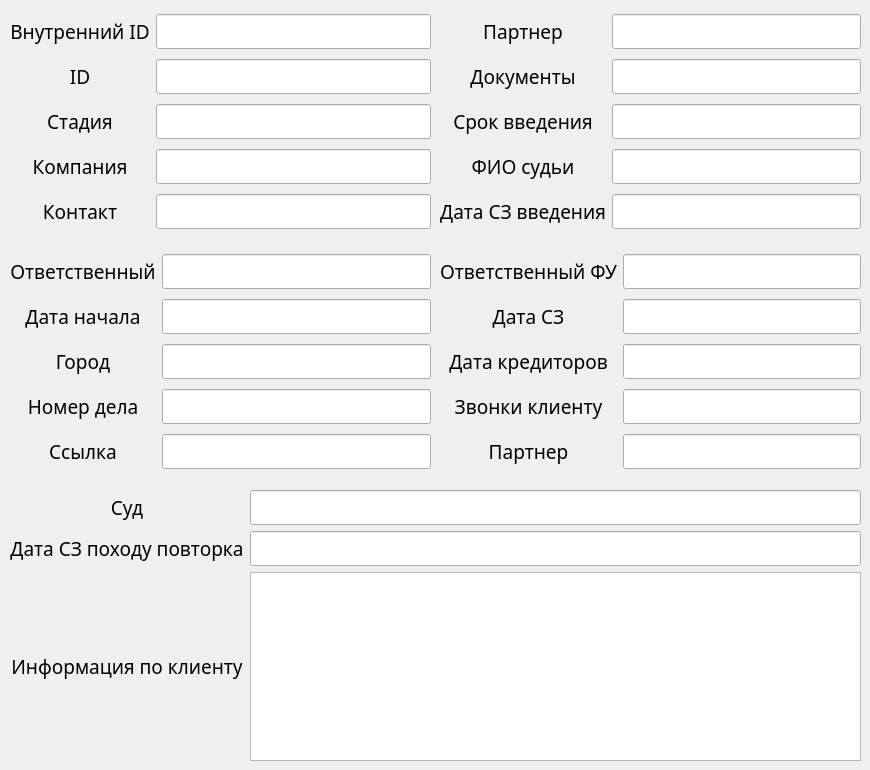
    <widget class="QWidget" name="tab">
     <attribute name="title">
      <string>Первая страничка</string>
     </attribute>
     <widget class="QWidget" name="gridLayoutWidget_7">
      <property name="geometry">
       <rect>
        <x>10</x>
        <y>10</y>
        <width>421</width>
        <height>226</height>
       </rect>
      </property>
      <layout class="QGridLayout" name="gridLayout_3">
       <item row="0" column="0">
        <widget class="QLabel" name="label_4">
         <property name="font">
          <font>
           <family>Century Gothic</family>
           <pointsize>14</pointsize>
          </font>
         </property>
         <property name="text">
          <string>Внутренний ID</string>
         </property>
         <property name="alignment">
          <set>Qt::AlignCenter</set>
         </property>
        </widget>
       </item>
       <item row="1" column="0">
        <widget class="QLabel" name="label_5">
         <property name="font">
          <font>
           <family>Century Gothic</family>
           <pointsize>14</pointsize>
          </font>
         </property>
         <property name="text">
          <string>ID</string>
         </property>
         <property name="alignment">
          <set>Qt::AlignCenter</set>
         </property>
        </widget>
       </item>
       <item row="2" column="0">
        <widget class="QLabel" name="label_6">
         <property name="font">
          <font>
           <family>Century Gothic</family>
           <pointsize>14</pointsize>
          </font>
         </property>
         <property name="text">
          <string>Стадия</string>
         </property>
         <property name="alignment">
          <set>Qt::AlignCenter</set>
         </property>
        </widget>
       </item>
       <item row="3" column="1">
        <widget class="QLineEdit" name="LC3">
         <property name="font">
          <font>
           <family>Century Gothic</family>
           <pointsize>14</pointsize>
          </font>
         </property>
         <property name="focusPolicy">
          <enum>Qt::StrongFocus</enum>
         </property>
        </widget>
       </item>
       <item row="2" column="1">
        <widget class="QLineEdit" name="LC2">
         <property name="font">
          <font>
           <family>Century Gothic</family>
           <pointsize>14</pointsize>
          </font>
         </property>
         <property name="focusPolicy">
          <enum>Qt::StrongFocus</enum>
         </property>
        </widget>
       </item>
       <item row="1" column="1">
        <widget class="QLineEdit" name="LC1">
         <property name="font">
          <font>
           <family>Century Gothic</family>
           <pointsize>14</pointsize>
          </font>
         </property>
         <property name="focusPolicy">
          <enum>Qt::StrongFocus</enum>
         </property>
        </widget>
       </item>
       <item row="0" column="1">
        <widget class="QLineEdit" name="LC0">
         <property name="font">
          <font>
           <family>Century Gothic</family>
           <pointsize>14</pointsize>
          </font>
         </property>
         <property name="focusPolicy">
          <enum>Qt::StrongFocus</enum>
         </property>
        </widget>
       </item>
       <item row="3" column="0">
        <widget class="QLabel" name="label_7">
         <property name="font">
          <font>
           <family>Century Gothic</family>
           <pointsize>14</pointsize>
          </font>
         </property>
         <property name="text">
          <string>Компания</string>
         </property>
         <property name="alignment">
          <set>Qt::AlignCenter</set>
         </property>
        </widget>
       </item>
       <item row="4" column="0">
        <widget class="QLabel" name="label_8">
         <property name="font">
          <font>
           <family>Century Gothic</family>
           <pointsize>14</pointsize>
          </font>
         </property>
         <property name="text">
          <string>Контакт</string>
         </property>
         <property name="alignment">
          <set>Qt::AlignCenter</set>
         </property>
        </widget>
       </item>
       <item row="4" column="1">
        <widget class="QLineEdit" name="LC4">
         <property name="font">
          <font>
           <family>Century Gothic</family>
           <pointsize>14</pointsize>
          </font>
         </property>
         <property name="focusPolicy">
          <enum>Qt::StrongFocus</enum>
         </property>
        </widget>
       </item>
      </layout>
     </widget>
     <widget class="QWidget" name="gridLayoutWidget_8">
      <property name="geometry">
       <rect>
        <x>10</x>
        <y>250</y>
        <width>421</width>
        <height>226</height>
       </rect>
      </property>
      <layout class="QGridLayout" name="gridLayout_8">
       <item row="2" column="1">
        <widget class="QLineEdit" name="LC7">
         <property name="font">
          <font>
           <family>Century Gothic</family>
           <pointsize>14</pointsize>
          </font>
         </property>
         <property name="focusPolicy">
          <enum>Qt::StrongFocus</enum>
         </property>
        </widget>
       </item>
       <item row="1" column="0">
        <widget class="QLabel" name="label_10">
         <property name="font">
          <font>
           <family>Century Gothic</family>
           <pointsize>14</pointsize>
          </font>
         </property>
         <property name="text">
          <string>Дата начала</string>
         </property>
         <property name="alignment">
          <set>Qt::AlignCenter</set>
         </property>
        </widget>
       </item>
       <item row="1" column="1">
        <widget class="QLineEdit" name="LC6">
         <property name="font">
          <font>
           <family>Century Gothic</family>
           <pointsize>14</pointsize>
          </font>
         </property>
         <property name="focusPolicy">
          <enum>Qt::StrongFocus</enum>
         </property>
        </widget>
       </item>
       <item row="0" column="0">
        <widget class="QLabel" name="label_9">
         <property name="font">
          <font>
           <family>Century Gothic</family>
           <pointsize>14</pointsize>
          </font>
         </property>
         <property name="text">
          <string>Ответственный</string>
         </property>
         <property name="alignment">
          <set>Qt::AlignCenter</set>
         </property>
        </widget>
       </item>
       <item row="3" column="1">
        <widget class="QLineEdit" name="LC8">
         <property name="font">
          <font>
           <family>Century Gothic</family>
           <pointsize>14</pointsize>
          </font>
         </property>
         <property name="focusPolicy">
          <enum>Qt::StrongFocus</enum>
         </property>
        </widget>
       </item>
       <item row="3" column="0">
        <widget class="QLabel" name="label_12">
         <property name="font">
          <font>
           <family>Century Gothic</family>
           <pointsize>14</pointsize>
          </font>
         </property>
         <property name="text">
          <string>Номер дела</string>
         </property>
         <property name="alignment">
          <set>Qt::AlignCenter</set>
         </property>
        </widget>
       </item>
       <item row="4" column="1">
        <widget class="QLineEdit" name="LC9">
         <property name="font">
          <font>
           <family>Century Gothic</family>
           <pointsize>14</pointsize>
          </font>
         </property>
         <property name="focusPolicy">
          <enum>Qt::StrongFocus</enum>
         </property>
         <property name="layoutDirection">
          <enum>Qt::RightToLeft</enum>
         </property>
        </widget>
       </item>
       <item row="4" column="0">
        <widget class="QLabel" name="label_13">
         <property name="font">
          <font>
           <family>Century Gothic</family>
           <pointsize>14</pointsize>
          </font>
         </property>
         <property name="text">
          <string>Ссылка</string>
         </property>
         <property name="alignment">
          <set>Qt::AlignCenter</set>
         </property>
        </widget>
       </item>
       <item row="0" column="1">
        <widget class="QLineEdit" name="LC5">
         <property name="font">
          <font>
           <family>Century Gothic</family>
           <pointsize>14</pointsize>
          </font>
         </property>
         <property name="focusPolicy">
          <enum>Qt::StrongFocus</enum>
         </property>
        </widget>
       </item>
       <item row="2" column="0">
        <widget class="QLabel" name="label_11">
         <property name="font">
          <font>
           <family>Century Gothic</family>
           <pointsize>14</pointsize>
          </font>
         </property>
         <property name="text">
          <string>Город</string>
         </property>
         <property name="alignment">
          <set>Qt::AlignCenter</set>
         </property>
        </widget>
       </item>
      </layout>
     </widget>
     <widget class="QWidget" name="gridLayoutWidget_9">
      <property name="geometry">
       <rect>
        <x>440</x>
        <y>10</y>
        <width>421</width>
        <height>226</height>
       </rect>
      </property>
      <layout class="QGridLayout" name="gridLayout_9">
       <item row="0" column="0">
        <widget class="QLabel" name="label_14">
         <property name="font">
          <font>
           <family>Century Gothic</family>
           <pointsize>14</pointsize>
          </font>
         </property>
         <property name="text">
          <string>Партнер</string>
         </property>
         <property name="alignment">
          <set>Qt::AlignCenter</set>
         </property>
        </widget>
       </item>
       <item row="2" column="1">
        <widget class="QLineEdit" name="LC12">
         <property name="font">
          <font>
           <family>Century Gothic</family>
           <pointsize>14</pointsize>
          </font>
         </property>
         <property name="focusPolicy">
          <enum>Qt::StrongFocus</enum>
         </property>
        </widget>
       </item>
       <item row="3" column="0">
        <widget class="QLabel" name="label_17">
         <property name="font">
          <font>
           <family>Century Gothic</family>
           <pointsize>14</pointsize>
          </font>
         </property>
         <property name="text">
          <string>ФИО судьи</string>
         </property>
         <property name="alignment">
          <set>Qt::AlignCenter</set>
         </property>
        </widget>
       </item>
       <item row="2" column="0">
        <widget class="QLabel" name="label_16">
         <property name="font">
          <font>
           <family>Century Gothic</family>
           <pointsize>14</pointsize>
          </font>
         </property>
         <property name="text">
          <string>Срок введения</string>
         </property>
         <property name="alignment">
          <set>Qt::AlignCenter</set>
         </property>
        </widget>
       </item>
       <item row="3" column="1">
        <widget class="QLineEdit" name="LC13">
         <property name="font">
          <font>
           <family>Century Gothic</family>
           <pointsize>14</pointsize>
          </font>
         </property>
         <property name="focusPolicy">
          <enum>Qt::StrongFocus</enum>
         </property>
        </widget>
       </item>
       <item row="0" column="1">
        <widget class="QLineEdit" name="LC10">
         <property name="font">
          <font>
           <family>Century Gothic</family>
           <pointsize>14</pointsize>
          </font>
         </property>
         <property name="focusPolicy">
          <enum>Qt::StrongFocus</enum>
         </property>
        </widget>
       </item>
       <item row="4" column="0">
        <widget class="QLabel" name="label_18">
         <property name="font">
          <font>
           <family>Century Gothic</family>
           <pointsize>14</pointsize>
          </font>
         </property>
         <property name="text">
          <string>Дата СЗ введения</string>
         </property>
         <property name="alignment">
          <set>Qt::AlignCenter</set>
         </property>
        </widget>
       </item>
       <item row="4" column="1">
        <widget class="QLineEdit" name="LC14">
         <property name="font">
          <font>
           <family>Century Gothic</family>
           <pointsize>14</pointsize>
          </font>
         </property>
         <property name="focusPolicy">
          <enum>Qt::StrongFocus</enum>
         </property>
        </widget>
       </item>
       <item row="1" column="0">
        <widget class="QLabel" name="label_15">
         <property name="font">
          <font>
           <family>Century Gothic</family>
           <pointsize>14</pointsize>
          </font>
         </property>
         <property name="text">
          <string>Документы</string>
         </property>
         <property name="alignment">
          <set>Qt::AlignCenter</set>
         </property>
        </widget>
       </item>
       <item row="1" column="1">
        <widget class="QLineEdit" name="LC11">
         <property name="sizePolicy">
          <sizepolicy hsizetype="Ignored" vsizetype="Fixed">
           <horstretch>0</horstretch>
           <verstretch>0</verstretch>
          </sizepolicy>
         </property>
         <property name="font">
          <font>
           <family>Century Gothic</family>
           <pointsize>14</pointsize>
          </font>
         </property>
         <property name="focusPolicy">
          <enum>Qt::StrongFocus</enum>
         </property>
         <property name="layoutDirection">
          <enum>Qt::RightToLeft</enum>
         </property>
        </widget>
       </item>
      </layout>
     </widget>
     <widget class="QWidget" name="gridLayoutWidget_10">
      <property name="geometry">
       <rect>
        <x>440</x>
        <y>250</y>
        <width>421</width>
        <height>226</height>
       </rect>
      </property>
      <layout class="QGridLayout" name="gridLayout_10">
       <item row="4" column="1">
        <widget class="QLineEdit" name="LC19">
         <property name="font">
          <font>
           <family>Century Gothic</family>
           <pointsize>14</pointsize>
          </font>
         </property>
         <property name="focusPolicy">
          <enum>Qt::StrongFocus</enum>
         </property>
        </widget>
       </item>
       <item row="2" column="1">
        <widget class="QLineEdit" name="LC17">
         <property name="font">
          <font>
           <family>Century Gothic</family>
           <pointsize>14</pointsize>
          </font>
         </property>
         <property name="focusPolicy">
          <enum>Qt::StrongFocus</enum>
         </property>
        </widget>
       </item>
       <item row="2" column="0">
        <widget class="QLabel" name="label_21">
         <property name="font">
          <font>
           <family>Century Gothic</family>
           <pointsize>14</pointsize>
          </font>
         </property>
         <property name="text">
          <string>Дата кредиторов</string>
         </property>
         <property name="alignment">
          <set>Qt::AlignCenter</set>
         </property>
        </widget>
       </item>
       <item row="1" column="1">
        <widget class="QLineEdit" name="LC16">
         <property name="font">
          <font>
           <family>Century Gothic</family>
           <pointsize>14</pointsize>
          </font>
         </property>
         <property name="focusPolicy">
          <enum>Qt::StrongFocus</enum>
         </property>
        </widget>
       </item>
       <item row="0" column="0">
        <widget class="QLabel" name="label_19">
         <property name="font">
          <font>
           <family>Century Gothic</family>
           <pointsize>14</pointsize>
          </font>
         </property>
         <property name="text">
          <string>Ответственный ФУ</string>
         </property>
         <property name="alignment">
          <set>Qt::AlignCenter</set>
         </property>
        </widget>
       </item>
       <item row="0" column="1">
        <widget class="QLineEdit" name="LC15">
         <property name="font">
          <font>
           <family>Century Gothic</family>
           <pointsize>14</pointsize>
          </font>
         </property>
         <property name="focusPolicy">
          <enum>Qt::StrongFocus</enum>
         </property>
        </widget>
       </item>
       <item row="3" column="1">
        <widget class="QLineEdit" name="LC18">
         <property name="font">
          <font>
           <family>Century Gothic</family>
           <pointsize>14</pointsize>
          </font>
         </property>
         <property name="focusPolicy">
          <enum>Qt::StrongFocus</enum>
         </property>
        </widget>
       </item>
       <item row="3" column="0">
        <widget class="QLabel" name="label_22">
         <property name="font">
          <font>
           <family>Century Gothic</family>
           <pointsize>14</pointsize>
          </font>
         </property>
         <property name="text">
          <string>Звонки клиенту</string>
         </property>
         <property name="alignment">
          <set>Qt::AlignCenter</set>
         </property>
        </widget>
       </item>
       <item row="4" column="0">
        <widget class="QLabel" name="label_23">
         <property name="font">
          <font>
           <family>Century Gothic</family>
           <pointsize>14</pointsize>
          </font>
         </property>
         <property name="text">
          <string>Партнер</string>
         </property>
         <property name="alignment">
          <set>Qt::AlignCenter</set>
         </property>
        </widget>
       </item>
       <item row="1" column="0">
        <widget class="QLabel" name="label_20">
         <property name="font">
          <font>
           <family>Century Gothic</family>
           <pointsize>14</pointsize>
          </font>
         </property>
         <property name="layoutDirection">
          <enum>Qt::LeftToRight</enum>
         </property>
         <property name="text">
          <string>Дата СЗ</string>
         </property>
         <property name="alignment">
          <set>Qt::AlignCenter</set>
         </property>
        </widget>
       </item>
      </layout>
     </widget>
     <widget class="QWidget" name="gridLayoutWidget">
      <property name="geometry">
       <rect>
        <x>10</x>
        <y>490</y>
        <width>851</width>
        <height>271</height>
       </rect>
      </property>
      <layout class="QGridLayout" name="gridLayout">
       <item row="2" column="0">
        <widget class="QLabel" name="label_26">
         <property name="font">
          <font>
           <family>Century Gothic</family>
           <pointsize>14</pointsize>
          </font>
         </property>
         <property name="text">
          <string>Информация по клиенту</string>
         </property>
         <property name="alignment">
          <set>Qt::AlignCenter</set>
         </property>
        </widget>
       </item>
       <item row="0" column="1">
        <widget class="QLineEdit" name="LC20">
         <property name="font">
          <font>
           <family>Century Gothic</family>
           <pointsize>14</pointsize>
          </font>
         </property>
         <property name="focusPolicy">
          <enum>Qt::StrongFocus</enum>
         </property>
        </widget>
       </item>
       <item row="1" column="1">
        <widget class="QLineEdit" name="LC21">
         <property name="font">
          <font>
           <family>Century Gothic</family>
           <pointsize>14</pointsize>
          </font>
         </property>
         <property name="focusPolicy">
          <enum>Qt::StrongFocus</enum>
         </property>
        </widget>
       </item>
       <item row="1" column="0">
        <widget class="QLabel" name="label_25">
         <property name="font">
          <font>
           <family>Century Gothic</family>
           <pointsize>14</pointsize>
          </font>
         </property>
         <property name="text">
          <string>Дата СЗ походу повторка</string>
         </property>
         <property name="alignment">
          <set>Qt::AlignCenter</set>
         </property>
        </widget>
       </item>
       <item row="0" column="0">
        <widget class="QLabel" name="label_24">
         <property name="font">
          <font>
           <family>Century Gothic</family>
           <pointsize>14</pointsize>
          </font>
         </property>
         <property name="text">
          <string>Суд</string>
         </property>
         <property name="alignment">
          <set>Qt::AlignCenter</set>
         </property>
        </widget>
       </item>
       <item row="2" column="1">
        <widget class="QTextBrowser" name="LC22">
         <property name="font">
          <font>
           <family>Century Gothic</family>
           <pointsize>14</pointsize>
          </font>
         </property>
        </widget>
       </item>
      </layout>
     </widget>
    </widget>
